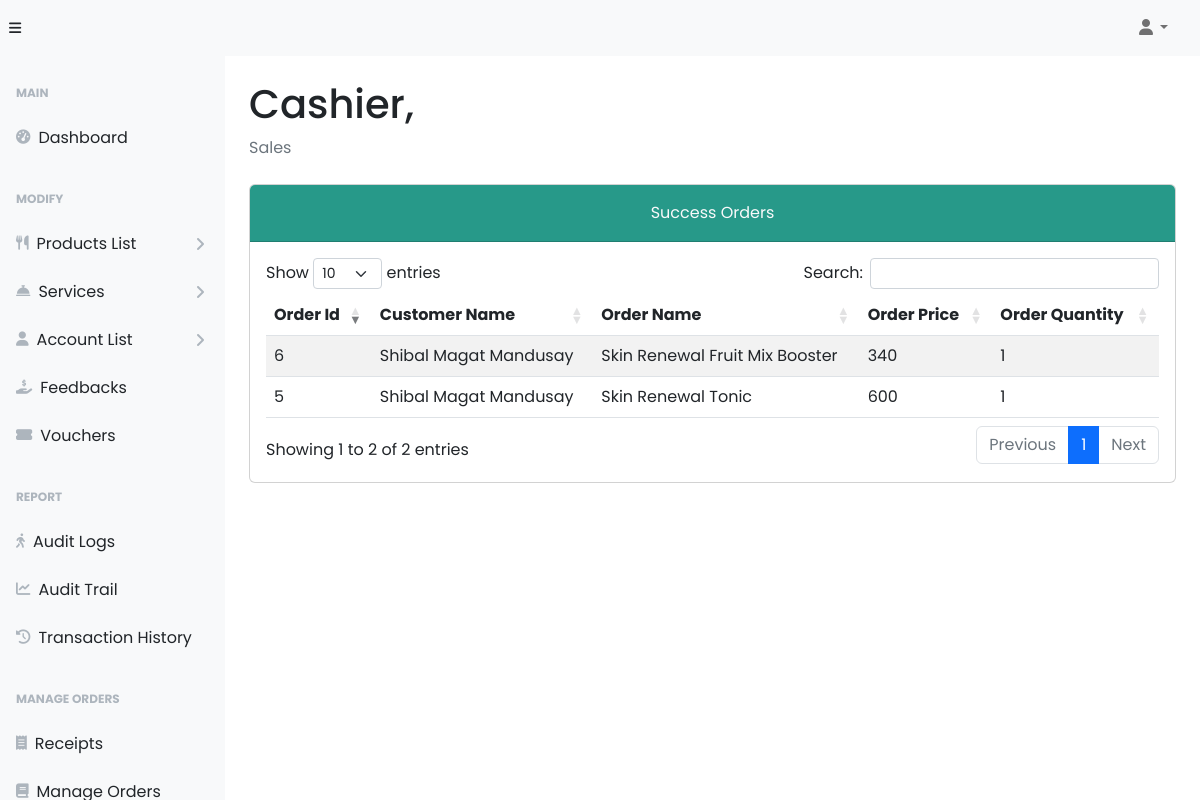
The app's page /admin/claimedOrders.php (signed in), older data.
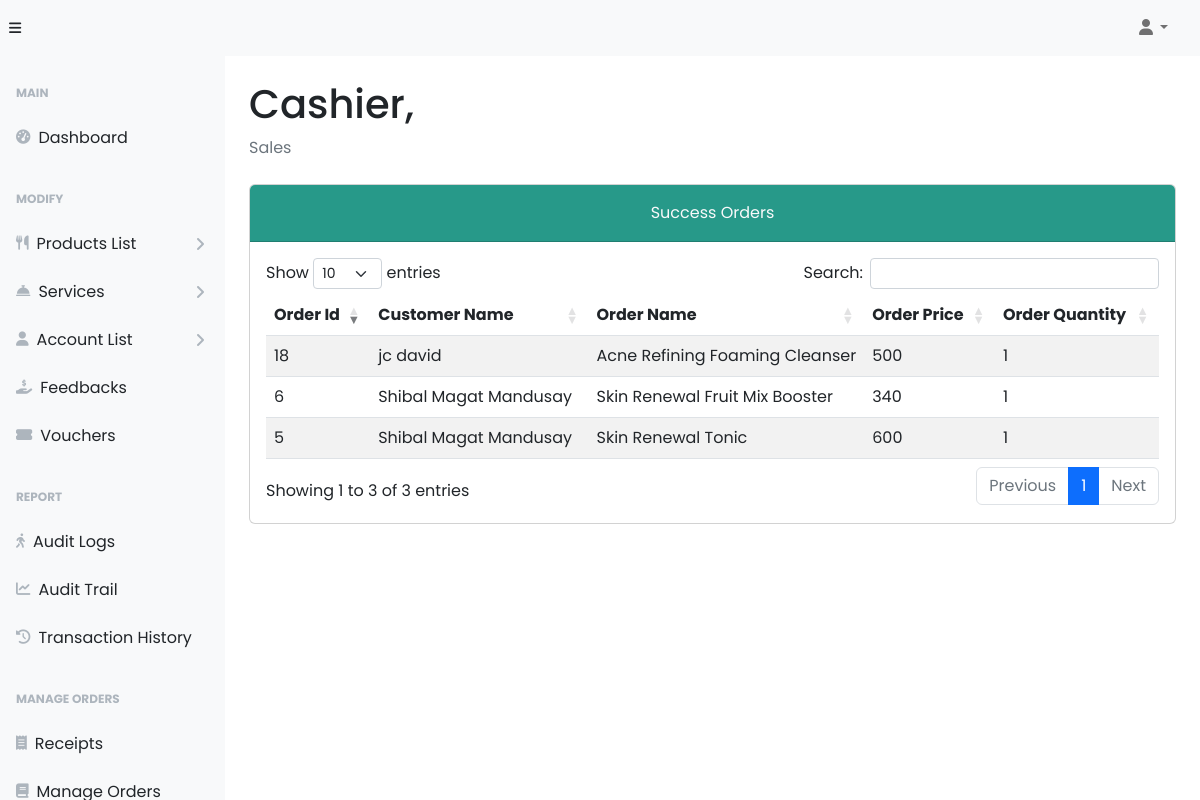
The same page, newer data.
### tables this page shows
CREATE TABLE `tbl_cart` (
  `item_id` int(11) NOT NULL,
  `prod_id` int(11) NOT NULL,
  `prod_qnty` int(11) NOT NULL,
  `order_date` date DEFAULT NULL,
  `status_id` int(11) NOT NULL DEFAULT 1,
  `account_id` int(11) NOT NULL
);

CREATE TABLE `tbl_products` (
  `prod_id` int(11) NOT NULL,
  `prod_name` varchar(255) NOT NULL,
  `prod_price` int(11) NOT NULL,
  `prod-short-desc` varchar(255) NOT NULL,
  `prod_description` text NOT NULL,
  `concern_id` int(11) NOT NULL,
  `ingredients_id` int(11) NOT NULL,
  `prod_stocks` int(11) NOT NULL,
  `prod_discount` int(11) NOT NULL,
  `prod_img` varchar(255) NOT NULL,
  `prod_hover_img` varchar(255) NOT NULL
);

### admin/claimedOrders.php (the view, shortened to what this page needs)
<?php
require_once("../backend/config/config.php");
?>
<!DOCTYPE html>
<html lang="en">
<head>
    <link href="https://cdnjs.cloudflare.com/ajax/libs/font-awesome/6.5.1/css/all.min.css" rel="stylesheet">
    <link rel="stylesheet" href="../styles/dataTables.min.css">
    <link rel="stylesheet" href="../plugins/dataTables.bootstrap5.min.css">
    <link rel="stylesheet" href="../styles/bootsrap5-min.css">
    <link rel="stylesheet" href="../styles/card-general.css">
</head>
<body class="sb-nav-fixed">
  <?php require_once("./navbar.php"); ?>
  <div id="layoutSidenav">
    <?php require_once("./sidebar.php"); ?>
    <div id="layoutSidenav_content">
      <main>
        <div class="container-fluid px-4">
          <h1 class="mt-4" id="full_name">Cashier,</h1>
          <ol class="breadcrumb mb-4">
            <li class="breadcrumb-item active">Sales</li>
          </ol>
          <div class="card mb-5">
            <div class="card-header bg-success pt-3">
              <div class="text-center">
                <p class="card-title text-light">Success Orders</p>
              </div>
            </div>
            <div class="card-body">
              <table id="residenceAccounts" class="table table-striped nowrap" style="width:100%">
                <thead>
                  <tr>
                    <th>Order Id</th>
                    <th>Customer Name</th>
                    <th>Order Name</th>
                    <th>Order Price</th>
                    <th>Order Quantity</th>
                  </tr>
                </thead>
                <tbody>
                  <?php
                  $query = "SELECT tc.item_id, tc.account_id, tc.prod_id, tc.prod_qnty,
                            tp.prod_name, tp.prod_price,
                            CONCAT(ta.first_name, ' ', ta.middle_name, ' ', ta.last_name) as full_name,
                            ta.contact, ta.address
                            FROM tbl_cart tc
                            INNER JOIN tbl_products tp ON tp.prod_id = tc.prod_id
                            INNER JOIN tbl_account_details ta ON ta.ac_id = tc.account_id
                            WHERE tc.status_id = 2;";
                  $stmt = $conn->prepare($query);
                  $stmt->execute();
                  $result = $stmt->get_result();
                  while ($data = $result->fetch_assoc()) {
                  ?>
                  <tr>
                    <td><?php echo htmlspecialchars($data['item_id']); ?></td>
                    <td><?php echo htmlspecialchars($data['full_name']); ?></td>
                    <td><?php echo htmlspecialchars($data['prod_name']); ?></td>
                    <td><?php echo htmlspecialchars($data['prod_price']); ?></td>
                    <td><?php echo $data["prod_qnty"]; ?></td>
                  </tr>
                  <?php
                  }
                  ?>
                </tbody>
              </table>
            </div>
          </div>
        </div>
      </main>
    </div>
  </div>
  <link rel="stylesheet" href="../styles/dataTables.min.css">
</body>
</html>

Row changes from the older to the newer data that the page shows:
added tbl_cart: item_id "18", full_name "jc david", tbl_products.prod_name "Acne Refining Foaming Cleanser", tbl_products.prod_price "500", prod_qnty "1"
Text that changed along with them:
text written by a page script: "Show entries Search: Showing 1 to 2 of 2 entries Previous 1 Next" → "Show entries Search: Showing 1 to 3 of 3 entries Previous 1 Next"
